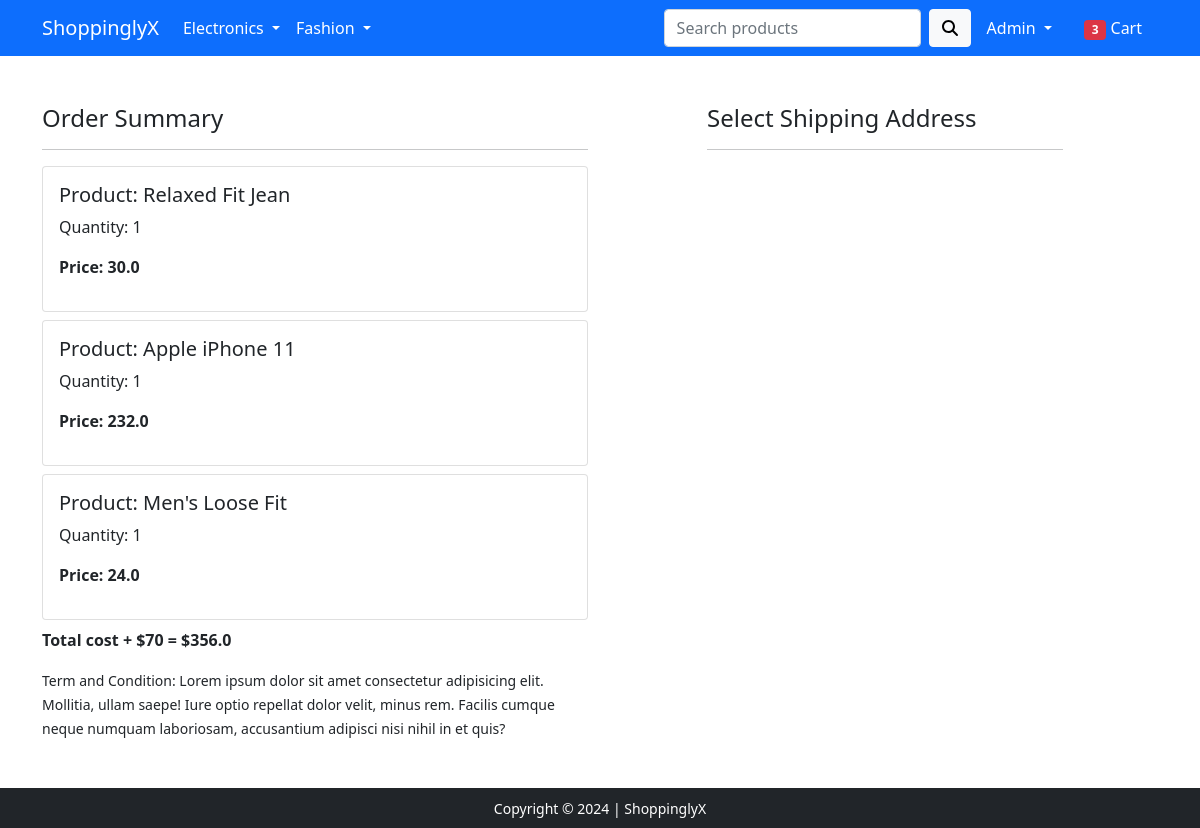
Screenshot of /checkout/ (signed in) with the database file from the repository.
### app/models.py (models this page shows, shortened)
class Cart(models.Model):
    user = models.ForeignKey(User, on_delete=models.CASCADE)
    product = models.ForeignKey(Product, on_delete=models.CASCADE)
    quantity = models.PositiveIntegerField(default=1)
    @property
    def total_cost(self):
        return self.quantity * self.product.discount_price

class Product(models.Model):
    title = models.CharField(max_length=100)
    selling_price = models.FloatField()
    discount_price = models.FloatField()
    description = models.TextField()
    brand = models.CharField(max_length=100)
    category = models.CharField(choices=CATEGORY_CHOICES, max_length=2)
    product_image = models.ImageField(upload_to='product_images')

### app/views.py (the view)
# urls.py: path('checkout/', views.CheckoutView.as_view(), name='checkout'),
@method_decorator(login_required, name='dispatch')
class CheckoutView(View):
    def get(self, request):
        user = request.user
        address = Customer.objects.filter(user=user)
        cart_items = Cart.objects.filter(user=user)
        amount = 0.0
        shipping_amount = 70.0
        total_amount = 0.0
        cart_product = [p for p in Cart.objects.all() if p.user == request.user]
        if cart_product:
            for p in cart_product:
                temp_amount = (p.quantity * p.product.discount_price)
                amount += temp_amount
            total_amount = amount + shipping_amount
        items = 0
        if request.user.is_authenticated:
            items = len(Cart.objects.filter(user=request.user))
        return render(request, 'app/checkout.html', {'address':address, 'total_amount':total_amount, 'cart_items':cart_items, 'items':items})

### app/templates/app/checkout.html (shortened to what this page needs)
{% extends 'app/base.html' %}
{% load static %}
{% block main-content %}
<div class="container">
 <div class="row mt-5">
  <div class="col-sm-6">
    <h4>Order Summary</h4>
    <hr>
    {% for item in cart_items %}
      <div class="card mb-2">
        <div class="card-body">
          <h5>Product: {{item.product.title}}</h5>
          <p>Quantity: {{item.quantity}}</p>
          <p class="fw-bold">Price: {{item.total_cost}}</p>
        </div>
      </div>
      {% endfor %}
      <p class="fw-bold">Total cost + $70 = ${{total_amount}}</p>
    <small>Term and Condition: Lorem ipsum dolor sit amet consectetur adipisicing elit. Mollitia, ullam saepe! Iure optio repellat dolor velit, minus rem. Facilis cumque neque numquam laboriosam, accusantium adipisci nisi nihil in et quis?</small>
  </div>
  <div class="col-sm-4 offset-sm-1">
    <h4>Select Shipping Address</h4>
    <hr>
    </div>
  </div>
</div>
{% endblock main-content %}

### app/templates/app/base.html (shortened to what this page needs)
<!doctype html>
{% load static %}
<html lang="en">
  <head>
    <link href="https://cdn.jsdelivr.net/npm/bootstrap@5.0.0-beta1/dist/css/bootstrap.min.css" rel="stylesheet">
    <link rel="stylesheet" href="{% static 'app/css/owl.carousel.min.css' %}">
    <link rel="stylesheet" href="{% static 'app/css/all.min.css' %}">
    <link rel="stylesheet" href="{% static 'app/css/style.css' %}">
  </head>
  <body>
    <nav class="navbar navbar-expand-lg navbar-dark bg-primary">
     <div class="container">
       <a class="navbar-brand" href="/">ShoppinglyX</a>
       <div class="collapse navbar-collapse" id="navbarSupportedContent">
         <ul class="navbar-nav me-auto mb-2 mb-lg-0">
           <li class="nav-item dropdown">
             <a class="nav-link dropdown-toggle text-white" href="#" id="electronicsDropdown" role="button" data-bs-toggle="dropdown" aria-expanded="false">
               Electronics
             </a>
           </li>
           <li class="nav-item dropdown">
             <a class="nav-link dropdown-toggle text-white" href="#" id="fashionDropdown" role="button" data-bs-toggle="dropdown" aria-expanded="false">
               Fashion
             </a>
           </li>
         </ul>
         <form action="/search" method="get" type="search" class="d-flex">
            <input class="form-control me-2" name="q" type="text" placeholder="Search products">
            <button class="btn btn-light" type="submit"><i class="fa fa-search"></i></button>
         </form>
         <div>
          <ul class="navbar-nav me-auto mb-2 mb-lg-0">
            {% if request.user.is_authenticated %}
           <li class="nav-item dropdown mx-2">
              <a class="nav-link dropdown-toggle text-white" href="#" id="profileDropdown" role="button" data-bs-toggle="dropdown" aria-expanded="false">
                {{request.user | capfirst}}
              </a>
            </li>
            <li class="nav-item mx-2">
             <a href="{% url 'cart' %}" class="nav-link text-white"><span class="badge bg-danger" id="badge">{{items}}</span> Cart </a>
            </li>
            {% endif %}
          </ul>
         </div>
       </div>
     </div>
    </nav>
    {% block main-content %} {% endblock main-content %}
    <footer class="container-fluid bg-dark text-center p-2 mt-5">
        <small class="text-white">Copyright &copy; 2024 | ShoppinglyX</small>
    </footer>
  </body>
</html>

### rows the page displays
Cart: product "Relaxed Fit Jean", quantity "1", total_cost "30.0"
Cart: product "Apple iPhone 11", quantity "1", total_cost "232.0"
Cart: product "Men's Loose Fit", quantity "1", total_cost "24.0"

### other values shown
{{ request.user | capfirst }} "Admin"
{{ items }} "3"
{{ total_amount }} "356.0"
